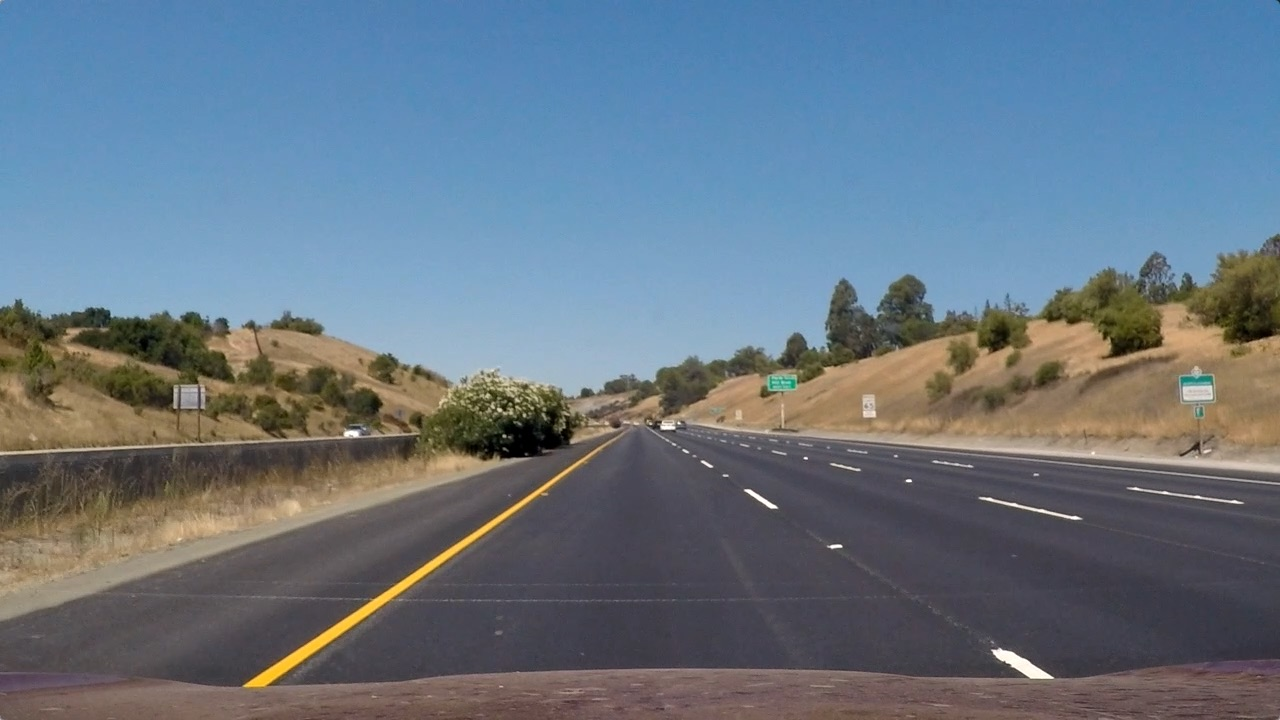
#> input picture Project-2-Advanced-Lane-Lines/test_images/straight_lines1.jpg, 1280 x 720 px; its folder holds only this picture in this run
$ jupyter execute --allow-errors perspective_transformation.ipynb   (shell and % lines are left out)
#> lines starting #> are read from the running program, lines starting #| are printed output that depends on the picture
## Advanced Lane Finding Project

The goals / steps of this project are the following:

- Compute the camera calibration matrix and distortion coefficients given a set of chessboard images.
- Apply a distortion correction to raw images.
- Use color transforms, gradients, etc., to create a thresholded binary image.
- **Apply a perspective transform to rectify binary image ("birds-eye view").**
- Detect lane pixels and fit to find the lane boundary.
- Determine the curvature of the lane and vehicle position with respect to center.
- Warp the detected lane boundaries back onto the original image.
- Output visual display of the lane boundaries and numerical estimation of lane curvature and vehicle position.

[cell 1]
import numpy as np
import cv2
import glob
import matplotlib.pyplot as plt
import pickle

# [Camera Calibration](./camera_calibration.ipynb)

[cell 2]
# Loading camera calibration
cameraCalibration = pickle.load( open('./pickled_data/camera_calibration.p', 'rb' ) )
#> (reads Project-2-Advanced-Lane-Lines/pickled_data/camera_calibration.p from the repository)
mtx, dist = map(cameraCalibration.get, ('mtx', 'dist'))

[cell 3]
# Load calibration images.
testImages = list(map(lambda imageFileName: (imageFileName, cv2.imread(imageFileName)),
                      glob.glob('./test_images/st*.jpg')))
#> testImages = 1 item

def imageSideBySide(leftImg, leftTitle, rightImg, rightTitle, figsize=(20,10) , leftCmap=None, rightCmap=None):
    """
    Display the images `leftImg` and `rightImg` side by side with image titles.
    """
    fig, axes = plt.subplots(ncols=2, figsize=figsize)
    if leftCmap == None:
        axes[0].imshow(leftImg)
    else:
        axes[0].imshow(leftImg, cmap=leftCmap)
    axes[0].set_title(leftTitle)

    if rightCmap == None:
        axes[1].imshow(rightImg)
    else:
        axes[1].imshow(rightImg, cmap=rightCmap)
    axes[1].set_title(rightTitle)

#> (the rest of this cell did not finish here and is left out)

[cell 4]
index = 0
original = cv2.cvtColor(testImages[index][1],cv2.COLOR_BGR2RGB)
undist = cv2.undistort(original, mtx, dist, None, mtx)
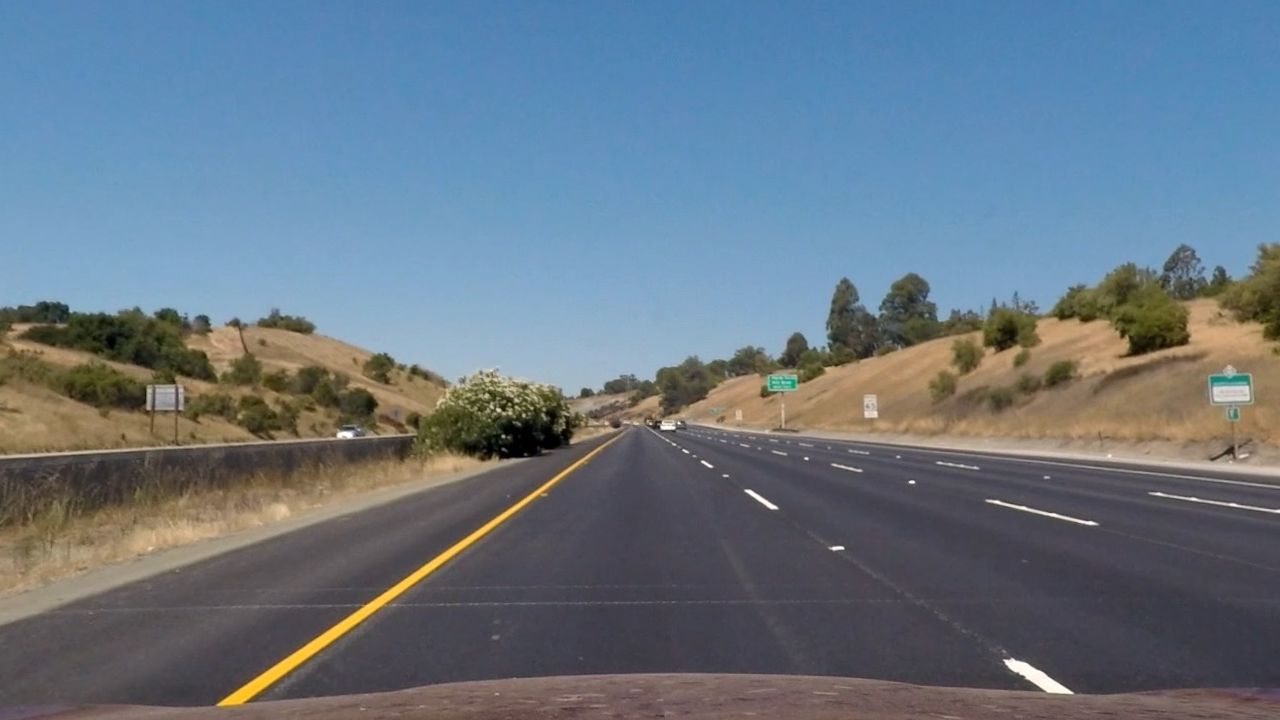
#> undist: shape (720, 1280, 3); mean R, G, B 103.6, 118.3, 131.6

xSize, ySize, _ = undist.shape
#> xSize = 720; ySize = 1280
copy = undist.copy()

bottomY = 720
topY = 455


left1 = (190, bottomY)
left1_x, left1_y = left1
left2 = (585, topY)
left2_x, left2_y = left2

right1 = (705, topY)
right1_x, right1_y = right1

right2 = (1130, bottomY)
right2_x, right2_y = right2

color = [255, 0, 0]
w = 2
cv2.line(copy, left1, left2, color, w)
cv2.line(copy, left2, right1, color, w)
#> copy: shape (720, 1280, 3); mean R, G, B 103.9, 118.1, 131.5
cv2.line(copy, right1, right2, color, w)
cv2.line(copy, right2, left1, color, w)
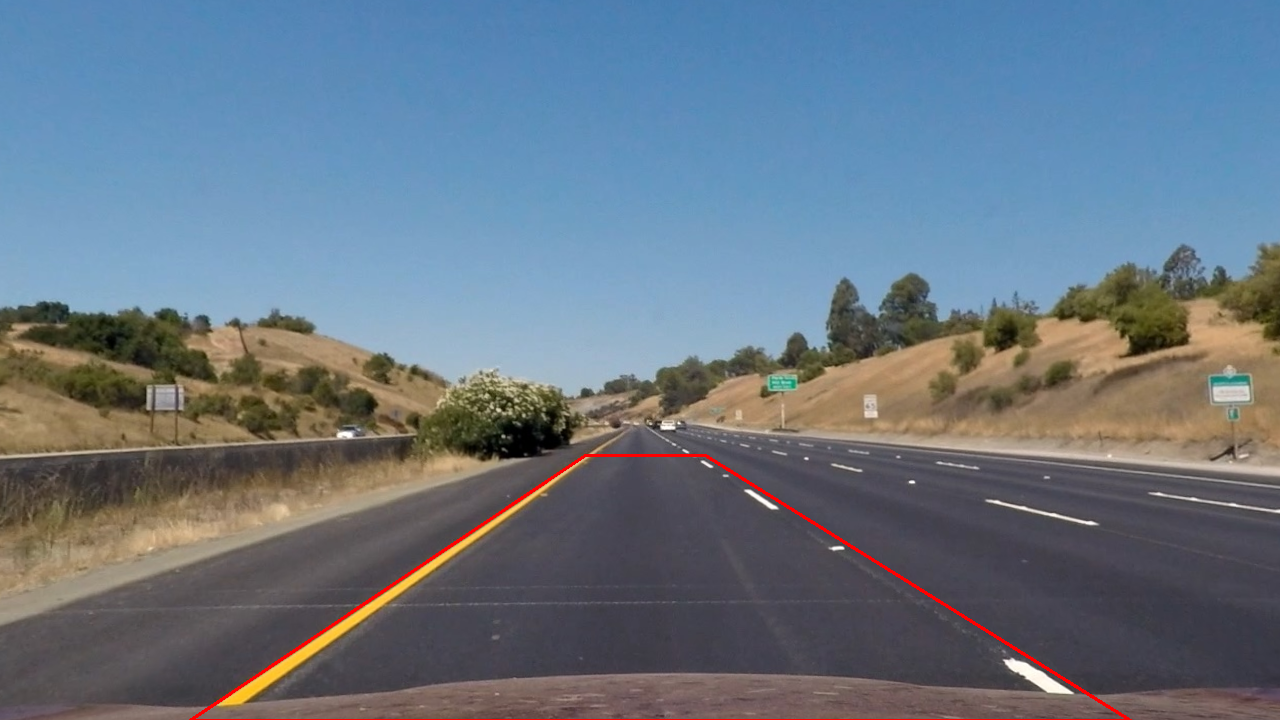
#> copy: shape (720, 1280, 3); mean R, G, B 104.3, 117.9, 131.3
fig, ax = plt.subplots(figsize=(40, 20))
ax.imshow(copy)

[cell 5]
gray = cv2.cvtColor(undist, cv2.COLOR_BGR2GRAY)
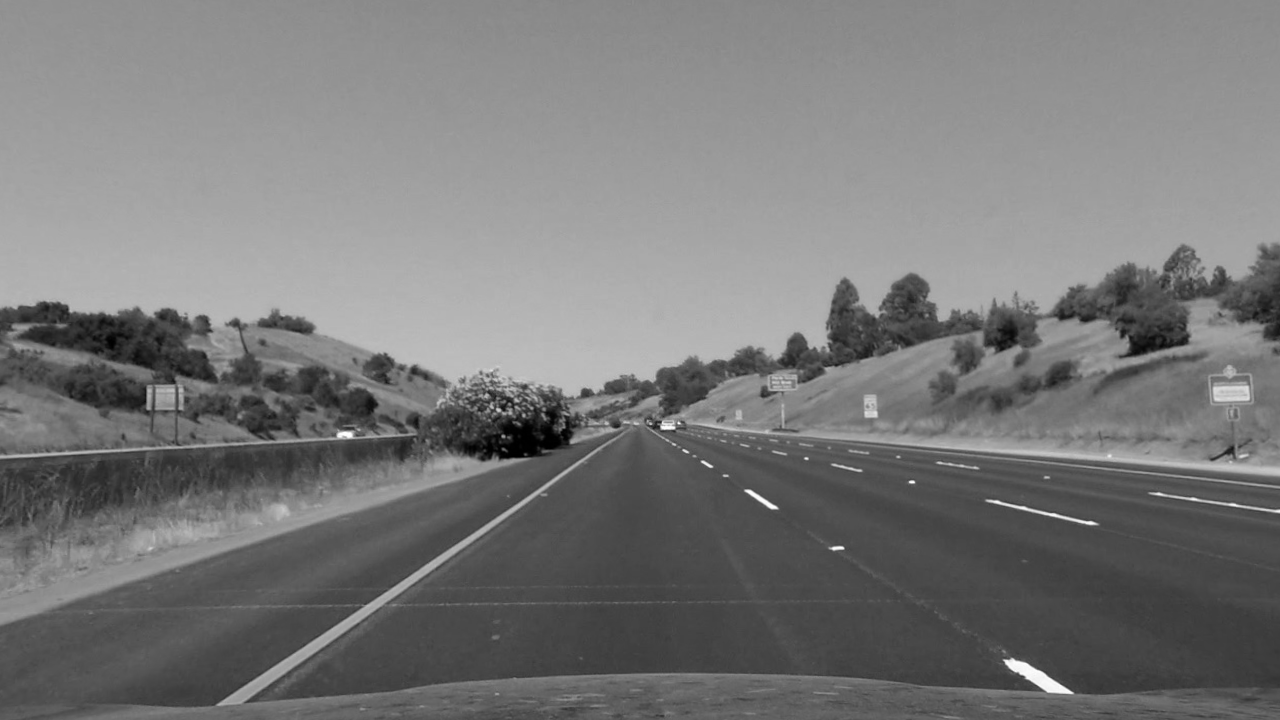
#> gray: shape (720, 1280); min 0, max 254, mean 120.6
src = np.float32([
    [left2_x, left2_y],
    [right1_x, right1_y],
    [right2_x, right2_y],
    [left1_x, left1_y]
])
nX = gray.shape[1]
#> nX = 1280
nY = gray.shape[0]
#> nY = 720
img_size = (nX, nY)
#> img_size = (1280, 720)
offset = 200
dst = np.float32([
    [offset, 0],
    [img_size[0]-offset, 0],
    [img_size[0]-offset, img_size[1]],
    [offset, img_size[1]]
])
img_size = (gray.shape[1], gray.shape[0])
M = cv2.getPerspectiveTransform(src, dst)
Minv = cv2.getPerspectiveTransform(dst, src)
warped = cv2.warpPerspective(undist, M, img_size)
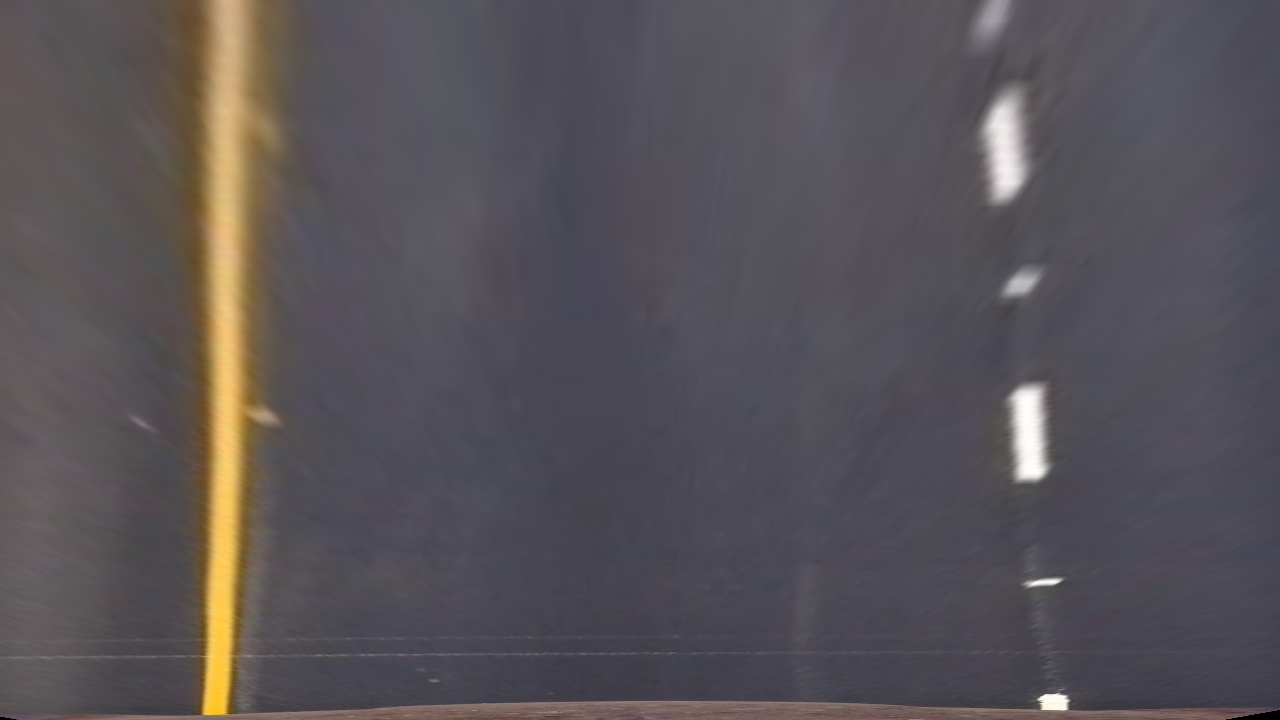
#> warped: shape (720, 1280, 3); mean R, G, B 87.7, 82.9, 87.5

imageSideBySide(
    original, 'Original',
    warped, 'Perspective transformed'
)
warped = cv2.warpPerspective(undist, M, img_size)

[cell 6]
pickle.dump( { 'M': M, 'Minv': Minv }, open('./pickled_data/perspective_transform.p', 'wb'))

[cell 7]
print(M)
#| [[-6.83269851e-01 -1.49897451e+00  1.06311163e+03]
#|  [-1.20729385e-15 -1.98300615e+00  9.02267800e+02]
#|  [-1.15194662e-18 -2.40257838e-03  1.00000000e+00]]

[cell 8]
print(Minv)
#| [[ 1.36363636e-01 -7.78812057e-01  5.57727273e+02]
#|  [-5.26327952e-17 -5.04284870e-01  4.55000000e+02]
#|  [ 0.00000000e+00 -1.21158392e-03  1.00000000e+00]]
